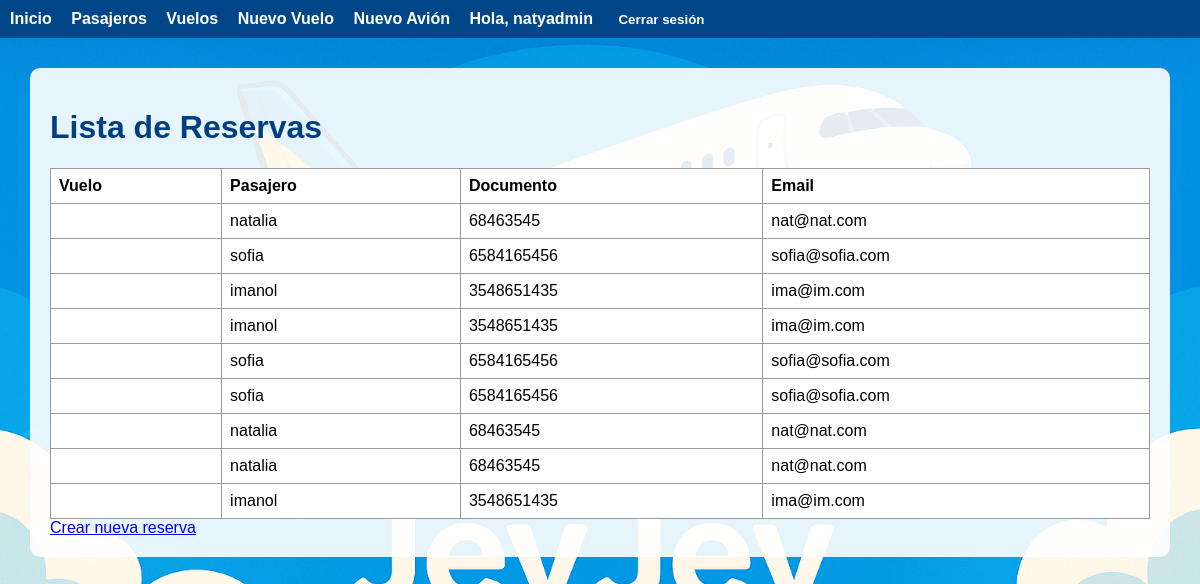
The app's page /reservas/lista/ (signed in) with its own data.
### reservas/models.py (models this page shows, shortened)
class Reserva(models.Model):
    ESTADO_CHOICES = [
        ('pendiente', 'Pendiente'),
        ('confirmada', 'Confirmada'),
        ('cancelada', 'Cancelada'),
    ]
    pasajero = models.ForeignKey(Pasajero, on_delete=models.CASCADE, related_name="reservas")
    vuelo = models.ForeignKey(Vuelo, on_delete=models.CASCADE, related_name="reservas")
    asiento = models.OneToOneField(AsientoVuelo, on_delete=models.PROTECT) # PROTECT para evitar borrar asiento reservado
    fecha_reserva = models.DateTimeField(auto_now_add=True)
    estado = models.CharField(max_length=20, choices=ESTADO_CHOICES, default='pendiente')
    precio_final = models.DecimalField(max_digits=10, decimal_places=2, blank=True, null=True)
    class Meta:
        verbose_name = "Reserva"
        verbose_name_plural = "Reservas"
        ordering = ['-fecha_reserva']

### pasajeros/models.py (models this page shows, shortened)
class Pasajero(models.Model):
    TIPO_DOCUMENTO_CHOICES = [
        ('DNI', 'DNI'),
        ('PAS', 'Pasaporte'),
        ('LC', 'Libreta Cívica'),
        ('LE', 'Libreta de Enrolamiento'),
        ('OTRO', 'Otro'),
    ]
    nombre = models.CharField(max_length=100)
    tipo_documento = models.CharField(max_length=10, choices=TIPO_DOCUMENTO_CHOICES)
    documento = models.CharField(max_length=30, unique=True)
    email = models.EmailField()
    telefono = models.CharField(max_length=20)
    fecha_nacimiento = models.DateField()
    class Meta:
        verbose_name = 'Pasajero'
        verbose_name_plural = 'Pasajeros'
        ordering = ['nombre']

### reservas/views.py (the view)
# urls.py: path('lista/', views.lista_reservas, name='lista_reservas'),
@login_required
@role_required('admin', 'operador')
def lista_reservas(request):
    reservas = Reserva.objects.select_related('vuelo', 'pasajero', 'asiento')
    return render(request, 'reservas/reserva_list.html', {'reservas': reservas})

### usuarios/models.py (called while the page is built)
def get_perfil(self):
    return getattr(self, 'perfilusuario', None)

### reservas/templates/reservas/reserva_list.html
{% extends 'base.html' %}
{% block content %}
    <h1>Lista de Reservas</h1>
    {% if reservas %}
        <table>
            <tr>
                <th>Vuelo</th>
                <th>Pasajero</th>
                <th>Documento</th>
                <th>Email</th>
            </tr>
            {% for reserva in reservas %}
                <tr>
                    <td>{{ reserva.vuelo.numero }}</td>
                    <td>{{ reserva.pasajero.nombre }}</td>
                    <td>{{ reserva.pasajero.documento }}</td>
                    <td>{{ reserva.pasajero.email }}</td>
                </tr>
            {% endfor %}
        </table>
        <a href="{% url 'reservas:crear_reserva' vuelo_id=reservas.first.vuelo.id %}">Crear nueva reserva</a>
    {% else %}
        <p>No hay reservas cargadas.</p>
    {% endif %}
{% endblock %}

### home/templates/base.html (shortened to what this page needs)
{% load static %}
<!DOCTYPE html>
<html lang="es">
<head>
</head>
<body>
    <nav>
        <a href="{% url 'home:index' %}">Inicio</a>
        {% if user.is_authenticated %}
            {% if user.perfilusuario.rol == 'pasajero' %}
                <a href="{% url 'vuelos:vuelo_list' %}">Vuelos</a>
            {% elif user.perfilusuario.rol == 'operador' %}
                <a href="{% url 'pasajeros:listado_pasajeros' %}">Pasajeros</a>
                <a href="{% url 'vuelos:vuelo_list' %}">Vuelos</a>
            {% elif user.perfilusuario.rol == 'admin' %}
                <a href="{% url 'pasajeros:listado_pasajeros' %}">Pasajeros</a>
                <a href="{% url 'vuelos:vuelo_list' %}">Vuelos</a>
                <a href="{% url 'vuelos:crear_vuelo' %}">Nuevo Vuelo</a>
                <a href="{% url 'vuelos:crear_avion' %}">Nuevo Avión</a>
            {% endif %}
            <span>Hola, {{ user.username }}</span>
            <form action="{% url 'usuarios:logout' %}" method="post" style="display:inline;">
                <button type="submit">Cerrar sesión</button>
            </form>
        {% else %}
            <a href="{% url 'usuarios:login' %}">Iniciar sesión</a>
            <a href="{% url 'usuarios:registro' %}">Registrarse</a>
        {% endif %}
    </nav>
    <div class="container">
        {% block content %}
        {% endblock %}
    </div>
</body>
</html>

### records on screen
Reserva: pasajero.nombre "natalia", pasajero.documento "68463545", pasajero.email "nat@nat.com"
Reserva: pasajero.nombre "sofia", pasajero.documento "6584165456", pasajero.email "sofia@sofia.com"
Reserva: pasajero.nombre "imanol", pasajero.documento "3548651435", pasajero.email "ima@im.com"
Reserva: pasajero.nombre "imanol", pasajero.documento "3548651435", pasajero.email "ima@im.com"
Reserva: pasajero.nombre "sofia", pasajero.documento "6584165456", pasajero.email "sofia@sofia.com"
Reserva: pasajero.nombre "sofia", pasajero.documento "6584165456", pasajero.email "sofia@sofia.com"
Reserva: pasajero.nombre "natalia", pasajero.documento "68463545", pasajero.email "nat@nat.com"
Reserva: pasajero.nombre "natalia", pasajero.documento "68463545", pasajero.email "nat@nat.com"
Reserva: pasajero.nombre "imanol", pasajero.documento "3548651435", pasajero.email "ima@im.com"

### other values on screen
{{ user.username }} "natyadmin"
